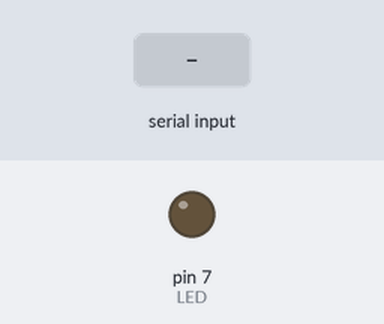
Recording of a sketch running on a simulated Arduino Uno, built with avr-gcc and run on an emulated ATmega328P. On the bench: output pins drawn as LEDs (lit = HIGH). Inputs (shaded band) come from the test bench.

Above: at 1.2 s.
1.3 s: "d" received over Serial
At 2.4 s:
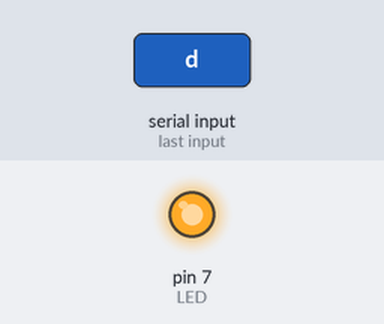
2.8 s: "a" received over Serial
At 3.6 s:
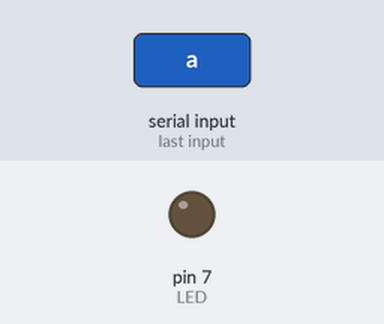
Timing chart, 0 to 5.8 s (numbered marks = the images above; inputs shaded):
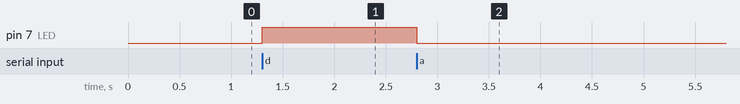

Measured:
- after the input at 1.3 s, pin 7 (LED): LOW → HIGH at once
- after the input at 2.8 s, pin 7 (LED): HIGH → LOW at once

The sketch:

serial_test.ino
```cpp
#define LED 7

char a;

void setup() {
  Serial.begin(9600);
  pinMode(LED, OUTPUT);
  digitalWrite(LED, LOW);

}

void loop() {
  if (Serial.available()){
    a = Serial.read();

    if (a == 'd') {
      digitalWrite(LED, HIGH);
    }
    else if (a == 'a') {
      digitalWrite(LED, LOW);
    }
  }

}
```
